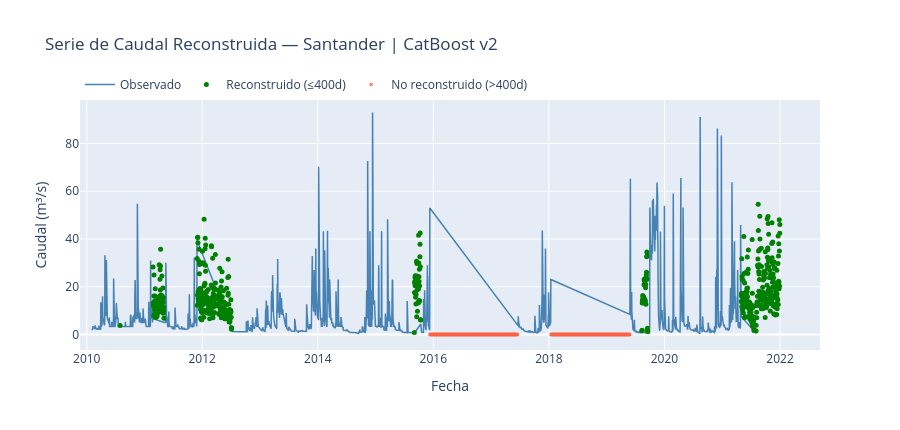

Notebook code for this chart:
### Code cell
# ── Visualización interactiva ─────────────────────────────────────────────────
obs_s  = df_final[df_final['Fuente'] == 'Observado']
rec_s  = df_final[df_final['Fuente'].str.contains('Reconstruido \(')]
nrec_s = df_final[df_final['Fuente'].str.contains('No reconstruido')]

fig = go.Figure()
fig.add_trace(go.Scatter(
    x=obs_s.index, y=obs_s['Caudal_m3s'],
    mode='lines', name='Observado',
    line=dict(color='steelblue', width=1.5)
))
fig.add_trace(go.Scatter(
    x=rec_s.index, y=rec_s['Caudal_m3s'],
    mode='markers', name=f'Reconstruido (≤{UMBRAL}d)',
    marker=dict(color='green', size=5)
))
if len(nrec_s) > 0:
    fig.add_trace(go.Scatter(
        x=nrec_s.index, y=[0]*len(nrec_s),
        mode='markers', name=f'No reconstruido (>{UMBRAL}d)',
        marker=dict(color='tomato', size=3, symbol='x')
    ))

fig.update_layout(
    title=f'Serie de Caudal Reconstruida — Santander | CatBoost v2',
    xaxis_title='Fecha', yaxis_title='Caudal (m³/s)',
    hovermode='x unified', height=430,
    legend=dict(x=0, y=1.12, orientation='h')
)
fig.show()

### Figure 1 — Plotly figure (JSON) as saved in the notebook; plotly's stock layout.template omitted (floating-point values rounded to 4 significant figures; data arrays with more than 128 entries replaced by an {"elided": "..."} marker saying what was removed)
{"data": [{"line": {"color": "steelblue", "width": 1.5}, "mode": "lines", "name": "Observado", "type": "scatter", "x": {"elided": "2695 str values"}, "y": {"elided": "2695 float values"}}, {"marker": {"color": "green", "size": 5}, "mode": "markers", "name": "Reconstruido (≤400d)", "type": "scatter", "x": {"elided": "589 str values"}, "y": {"elided": "589 float values"}}, {"marker": {"color": "tomato", "size": 3, "symbol": "x"}, "mode": "markers", "name": "No reconstruido (>400d)", "type": "scatter", "x": {"elided": "1052 str values"}, "y": {"elided": "1052 int values"}}], "layout": {"height": 430, "hovermode": "x unified", "legend": {"orientation": "h", "x": 0, "y": 1.12}, "title": {"text": "Serie de Caudal Reconstruida — Santander | CatBoost v2"}, "xaxis": {"title": {"text": "Fecha"}}, "yaxis": {"title": {"text": "Caudal (m³/s)"}}}}
